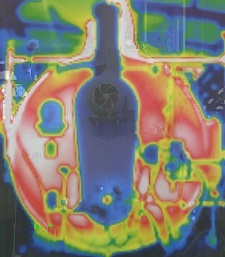
#> input picture caldera/1.jpg, 225 x 257 px
$ python debug3.py
#> lines starting #> are read from the running program, lines starting #| are printed output that depends on the picture
#> further down, image is the input picture: shape (257, 225, 3); mean B, G, R 113, 126.4, 129.6
### utils.py
import os
import cv2
import time
import numpy as np
from pdf import PDF
import configparser as cp
from datetime import datetime


def interpolate_color(color1, color2, ratio):
    """
    Interpola dos colores RGB y devuelve el color resultante.

    Args:
    color1 (tuple): El primer color en formato RGB (r, g, b).
    color2 (tuple): El segundo color en formato RGB (r, g, b).
    ratio (float): La proporción de interpolación entre los dos colores, debe estar en el rango [0, 1].

    Returns:
    tuple: El color resultante de la interpolación.
    """

    return tuple(int(c1 + (c2 - c1) * ratio) for c1, c2 in zip(color1, color2))


def interpolate_palette(palette):
    """
    Interpola todos los colores intermedios en una paleta dada para completar los 256 valores de escala de grises.

    Args:
    palette (dict): Un diccionario que mapea colores RGB a valores de escala de grises.

    Returns:
    dict: La paleta interpolada que incluye todos los valores intermedios de escala de grises.
    """
    interpolated_palette = {k: v for k, v in palette.items()}
    keys = list(palette.keys())
    keys.sort(key=lambda x: palette[x])

    for i in range(len(keys) - 1):
        color1 = keys[i]
        color2 = keys[i + 1]
        value1 = palette[color1]
        value2 = palette[color2]
        for j in range(value1 + 1, value2):
            ratio = (j - value1) / (value2 - value1)
            interpolated_color = interpolate_color(color1, color2, ratio)
            interpolated_palette[interpolated_color] = j

    return dict(sorted(interpolated_palette.items(), key=lambda item: item[1]))


# [15 lines left out: functions celsius_to_kelvin, kelvin_to_celsius, not called in this run]


def calculate_distance(color1, color2):
    """Calcula la distancia euclidiana entre dos colores RGB"""

    return ((color1[2] - color2[2]) ** 2 + (color1[1] - color2[1]) ** 2 + (color1[0] - color2[0]) ** 2) ** 0.5


def nearest_color(color, palette):
    """
    Buscar el color más cercano en la paleta de colores

    :param color: tuple
    :param palette: dict
    :return: tuple
    """

    min_color = (255, 255, 255)
    min_distance = float("inf")
    for c in palette:
        distance = calculate_distance(color, c)
        if distance < min_distance:
            min_color = c
            min_distance = distance

    return palette[min_color]


# [115 lines left out: functions generate_pdf_report, measure_execution_time, create_palette_image, load_config_file, load_image_file, not called in this run]

### processor.py
from io import BytesIO

import cv2
import matplotlib.pyplot as plt
import numpy as np

from settings import PALETTE
from utils import interpolate_palette, nearest_color, celsius_to_kelvin


class ThermalImageProcessor:
    def __init__(self):
        self.palette = interpolate_palette(PALETTE)

    # [6 lines left out: function apply_bilateral_filter, not called in this run]

    def calculate_grayscale_map(self, image):
        """
        Calcula el mapa en escala de grises a partir de una imagen RGB.
        """

        height, width, _ = image.shape
#> height = 257; width = 225
        grayscale_map = np.zeros((height, width), dtype=np.uint8)
        for i in range(height):
            for j in range(width):
                grayscale_map[i, j] = nearest_color(image[i, j], self.palette)
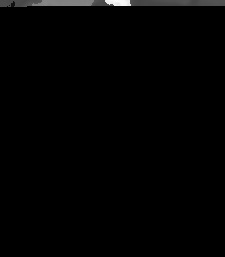
#> grayscale_map: shape (257, 225); min 0, max 247, mean 2.5
        return grayscale_map

    # [112 lines left out: functions calculate_temperature_map, find_hot_zones, calculate_histogram, calculate_heat_loss, process, not called in this run]

### debug3.py
import cv2
import numpy as np
from processor import ThermalImageProcessor

if __name__ == '__main__':
    image = cv2.imread('caldera/1.jpg')
    thermal_processor = ThermalImageProcessor()
#> (the run stopped early here; a loop or call above may not have finished)
